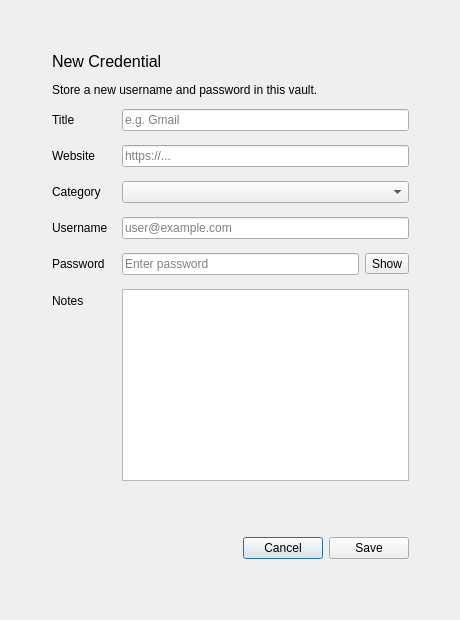
<?xml version="1.0" encoding="UTF-8"?>
<ui version="4.0">
 <class>CredentialDialog</class>
 <widget class="QDialog" name="CredentialDialog">
  <property name="geometry">
   <rect>
    <x>0</x>
    <y>0</y>
    <width>460</width>
    <height>620</height>
   </rect>
  </property>
  <property name="windowTitle">
   <string>New Credential</string>
  </property>
  <widget class="QWidget" name="centralwidget">
   <property name="geometry">
    <rect>
     <x>0</x>
     <y>0</y>
     <width>461</width>
     <height>611</height>
    </rect>
   </property>
   <layout class="QVBoxLayout" name="outerLayout">
    <property name="leftMargin">
     <number>24</number>
    </property>
    <property name="topMargin">
     <number>24</number>
    </property>
    <property name="rightMargin">
     <number>24</number>
    </property>
    <property name="bottomMargin">
     <number>24</number>
    </property>
    <item>
     <widget class="QWidget" name="card" native="true">
      <layout class="QVBoxLayout" name="cardLayout">
       <property name="spacing">
        <number>12</number>
       </property>
       <property name="leftMargin">
        <number>28</number>
       </property>
       <property name="topMargin">
        <number>28</number>
       </property>
       <property name="rightMargin">
        <number>28</number>
       </property>
       <property name="bottomMargin">
        <number>28</number>
       </property>
       <item>
        <widget class="QLabel" name="headerLabel">
         <property name="font">
          <font>
           <pointsize>12</pointsize>
          </font>
         </property>
         <property name="text">
          <string>New Credential</string>
         </property>
        </widget>
       </item>
       <item>
        <widget class="QLabel" name="subtitleLabel">
         <property name="text">
          <string>Store a new username and password in this vault.</string>
         </property>
         <property name="wordWrap">
          <bool>true</bool>
         </property>
        </widget>
       </item>
       <item>
        <layout class="QFormLayout" name="formLayout">
         <property name="fieldGrowthPolicy">
          <enum>QFormLayout::FieldGrowthPolicy::ExpandingFieldsGrow</enum>
         </property>
         <property name="labelAlignment">
          <set>Qt::AlignmentFlag::AlignLeading|Qt::AlignmentFlag::AlignLeft|Qt::AlignmentFlag::AlignVCenter</set>
         </property>
         <property name="horizontalSpacing">
          <number>14</number>
         </property>
         <property name="verticalSpacing">
          <number>14</number>
         </property>
         <item row="0" column="0">
          <widget class="QLabel" name="titleFieldLabel">
           <property name="text">
            <string>Title</string>
           </property>
          </widget>
         </item>
         <item row="0" column="1">
          <widget class="QLineEdit" name="titleInput">
           <property name="maxLength">
            <number>100</number>
           </property>
           <property name="placeholderText">
            <string>e.g. Gmail</string>
           </property>
          </widget>
         </item>
         <item row="1" column="0">
          <widget class="QLabel" name="websiteFieldLabel">
           <property name="text">
            <string>Website</string>
           </property>
          </widget>
         </item>
         <item row="1" column="1">
          <widget class="QLineEdit" name="websiteInput">
           <property name="placeholderText">
            <string>https://...</string>
           </property>
          </widget>
         </item>
         <item row="2" column="0">
          <widget class="QLabel" name="categoryFieldLabel">
           <property name="text">
            <string>Category</string>
           </property>
          </widget>
         </item>
         <item row="2" column="1">
          <widget class="QComboBox" name="categoryInput">
           <property name="sizePolicy">
            <sizepolicy hsizetype="Expanding" vsizetype="Fixed">
             <horstretch>0</horstretch>
             <verstretch>0</verstretch>
            </sizepolicy>
           </property>
          </widget>
         </item>
         <item row="3" column="0">
          <widget class="QLabel" name="usernameFieldLabel">
           <property name="text">
            <string>Username</string>
           </property>
          </widget>
         </item>
         <item row="3" column="1">
          <widget class="QLineEdit" name="usernameInput">
           <property name="placeholderText">
            <string>user@example.com</string>
           </property>
          </widget>
         </item>
         <item row="4" column="0">
          <widget class="QLabel" name="passwordFieldLabel">
           <property name="text">
            <string>Password</string>
           </property>
          </widget>
         </item>
         <item row="4" column="1">
          <widget class="QWidget" name="passwordRow" native="true">
           <layout class="QHBoxLayout" name="passwordRowLayout">
            <property name="spacing">
             <number>6</number>
            </property>
            <property name="leftMargin">
             <number>0</number>
            </property>
            <property name="topMargin">
             <number>0</number>
            </property>
            <property name="rightMargin">
             <number>0</number>
            </property>
            <property name="bottomMargin">
             <number>0</number>
            </property>
            <item>
             <widget class="QLineEdit" name="passwordInput">
              <property name="sizePolicy">
               <sizepolicy hsizetype="Expanding" vsizetype="Fixed">
                <horstretch>0</horstretch>
                <verstretch>0</verstretch>
               </sizepolicy>
              </property>
              <property name="echoMode">
               <enum>QLineEdit::EchoMode::Password</enum>
              </property>
              <property name="placeholderText">
               <string>Enter password</string>
              </property>
             </widget>
            </item>
            <item>
             <widget class="QToolButton" name="togglePasswordButton">
              <property name="cursor">
               <cursorShape>PointingHandCursor</cursorShape>
              </property>
              <property name="text">
               <string>Show</string>
              </property>
             </widget>
            </item>
           </layout>
          </widget>
         </item>
         <item row="5" column="0">
          <widget class="QLabel" name="notesFieldLabel">
           <property name="text">
            <string>Notes</string>
           </property>
          </widget>
         </item>
         <item row="5" column="1">
          <widget class="QPlainTextEdit" name="notesInput"/>
         </item>
        </layout>
       </item>
       <item>
        <spacer name="buttonSpacer">
         <property name="orientation">
          <enum>Qt::Orientation::Vertical</enum>
         </property>
         <property name="sizeHint" stdset="0">
          <size>
           <width>20</width>
           <height>10</height>
          </size>
         </property>
        </spacer>
       </item>
       <item>
        <widget class="QWidget" name="actionRow" native="true">
         <layout class="QHBoxLayout" name="actionRowLayout">
          <property name="leftMargin">
           <number>0</number>
          </property>
          <property name="topMargin">
           <number>0</number>
          </property>
          <property name="rightMargin">
           <number>0</number>
          </property>
          <property name="bottomMargin">
           <number>0</number>
          </property>
          <item>
           <spacer name="actionSpacer">
            <property name="orientation">
             <enum>Qt::Orientation::Horizontal</enum>
            </property>
            <property name="sizeHint" stdset="0">
             <size>
              <width>40</width>
              <height>20</height>
             </size>
            </property>
           </spacer>
          </item>
          <item>
           <widget class="QPushButton" name="cancelButton">
            <property name="cursor">
             <cursorShape>PointingHandCursor</cursorShape>
            </property>
            <property name="text">
             <string>Cancel</string>
            </property>
           </widget>
          </item>
          <item>
           <widget class="QPushButton" name="saveButton">
            <property name="cursor">
             <cursorShape>PointingHandCursor</cursorShape>
            </property>
            <property name="text">
             <string>Save</string>
            </property>
           </widget>
          </item>
         </layout>
        </widget>
       </item>
      </layout>
     </widget>
    </item>
   </layout>
  </widget>
 </widget>
 <resources/>
 <connections/>
</ui>
